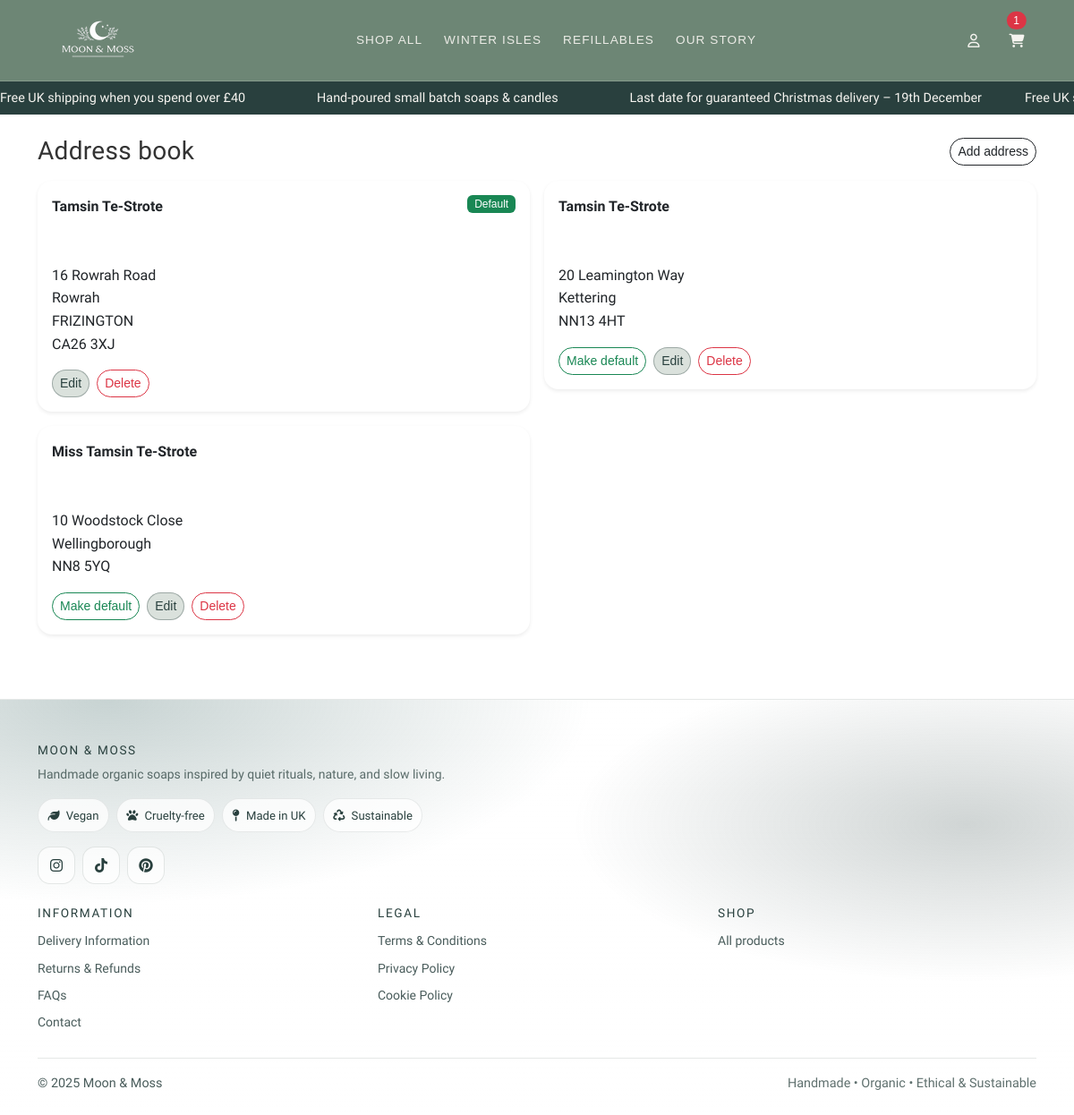
Screenshot of /accounts/addresses/ (signed in) with the database file from the repository.
### accounts/models.py (models this page shows, shortened)
class ShippingAddress(models.Model):
    user = models.ForeignKey(
        settings.AUTH_USER_MODEL,
        on_delete=models.CASCADE,
        related_name="shipping_addresses",
    )
    label = models.CharField(max_length=50, default="Home")
    full_name = models.CharField(max_length=100, blank=True)
    address_line1 = models.CharField(max_length=255)
    address_line2 = models.CharField(max_length=255, blank=True)
    city = models.CharField(max_length=100)
    postcode = models.CharField(max_length=20)
    is_default = models.BooleanField(default=False)
    created_at = models.DateTimeField(auto_now_add=True)

### accounts/views.py (the view)
@login_required
def address_list(request):
    addresses = ShippingAddress.objects.filter(
        user=request.user).order_by("-is_default", "-created_at")
    return render(request,
                  "accounts/address_list.html", {"addresses": addresses})

### cart/context_processors.py (called while the page is built)
def cart_count(request):
    cart = get_or_create_cart(request)
    try:
        count = sum(i.qty for i in cart.items.all())
    except Exception:
        count = 0
    return {"cart_count": count}

### cart/utils.py (called while the page is built)
def get_or_create_cart(request):
    if not request.session.session_key:
        request.session.create()
    request.session.set_expiry(60 * 60 * 24 * 14)
    session_key = request.session.session_key
    if request.user.is_authenticated:
        cart, created = Cart.objects.get_or_create(
            user=request.user,
            defaults={"session_key": session_key},
        )
        if not cart.session_key:
            cart.session_key = session_key
            cart.save(update_fields=["session_key"])
        return cart
    cart, _ = Cart.objects.get_or_create(user=None, session_key=session_key)
    return cart

### accounts/templates/accounts/address_list.html (shortened to what this page needs)
{% extends "base.html" %}
{% block content %}
<div class="d-flex justify-content-between align-items-center mb-3">
  <h1 class="h3 mb-0">Address book</h1>
  <a class="btn btn-sm btn-outline-dark" href="{% url 'accounts:address_add' %}">Add address</a>
</div>
{% if addresses %}
  <div class="row g-3">
    {% for a in addresses %}
      <div class="col-md-6">
        <div class="card border-0 shadow-sm">
          <div class="card-body">
            <div class="d-flex justify-content-between align-items-start">
              <div>
                <strong>{{ a.full_name }}</strong><br>
                <br><br>
                {{ a.address_line1 }}<br>
                {% if a.address_line2 %}{{ a.address_line2 }}<br>{% endif %}
                {{ a.city }}<br>
                <span class="text-uppercase">{{ a.postcode }}</span>
              </div>
              {% if a.is_default %}
                <span class="badge text-bg-success">Default</span>
              {% endif %}
            </div>
            <div class="d-flex gap-2 mt-3">
              {% if not a.is_default %}
                <a class="btn btn-sm btn-outline-success" href="{% url 'accounts:address_default' a.pk %}">Make default</a>
              {% endif %}
              <a class="btn btn-sm btn-outline-secondary" href="{% url 'accounts:address_edit' a.pk %}">Edit</a>
              <a class="btn btn-sm btn-outline-danger" href="{% url 'accounts:address_delete' a.pk %}">Delete</a>
            </div>
          </div>
        </div>
      </div>
    {% endfor %}
  </div>
{% else %}
  <p class="text-muted">No saved addresses yet.</p>
{% endif %}
{% endblock content %}

### static/css/base-user.css (style rules this page uses)
:root { --bb-btn-radius: 20px; --bb-primary: #29403e; --bb-primary-dark: #29403e; --bb-cream: #f6f4f0; --bb-text: #333333; --bb-radius-pill: 999px; --bb-focus: rgba(97, 130, 128, 0.35); --bb-nav-bg: #6D8675; --bb-nav-text: #f6f4f0; --bb-nav-border: rgba(246, 244, 240, 0.18); --bb-nav-gap: 0.75rem; --bb-nav-height: 64px; --bb-nav-height-sm: 56px; --bb-logo-max: 120px; --bb-logo-max-sm: 90px; --bb-hit: 44px; --bb-radius: 12px; --bb-ink: #29403e; --bb-r-lg: 28px; --bb-r-md: 24px; --bb-r-sm: 20px; --bb-gap-lg: 28px; --bb-gap-md: 18px; --bb-gap-sm: 16px; --bb-glass-bg: rgba(255,255,255,0.28); --bb-glass-bg-dark: rgba(151,146,146,0.62); --bb-glass-blur: 10px; --bb-shadow: 0 20px 40px rgba(0,0,0,0.18); }
a { color: var(--bb-primary-dark); }
body { font-family: 'Mandali', 'Segoe UI', sans-serif; font-size: 16px; line-height: 1.6; color: #333333; }
h1, h2, h3, h4, h5, h6, .brand-heading { font-family: 'Old Standard TT', sans-serif; color: var(--bb-primary-dark); letter-spacing: 0.3px; }
h1 { font-size: 2.4rem; font-weight: 700; }
label, .nav-link, .btn, .badge { font-family: 'Source Sans 3', sans-serif; font-weight: 500; }
.btn { border-radius: var(--bb-btn-radius); }
.btn-outline-secondary { background-color: #6d867540 !important; color: var(--bb-primary-dark); border-color: rgba(41, 64, 62, 0.35); }
.card { border-radius: 0.85rem; border-color: var(--bb-cream); }
.card { border-radius: 1rem; }

### rows the page displays
ShippingAddress: full_name "Tamsin Te-Strote", address_line1 "16 Rowrah Road", address_line2 "Rowrah", city "FRIZINGTON", postcode "CA26 3XJ", is_default "Default"
ShippingAddress: full_name "Tamsin Te-Strote", address_line1 "20 Leamington Way", city "Kettering", postcode "NN13 4HT", is_default "Make default"
ShippingAddress: full_name "Miss Tamsin Te-Strote", address_line1 "10 Woodstock Close", city "Wellingborough", postcode "NN8 5YQ", is_default "Make default"

### other values shown
{{ cart_count|default:0 }} "1"
{{ now|default:"2025" }} "2025"
